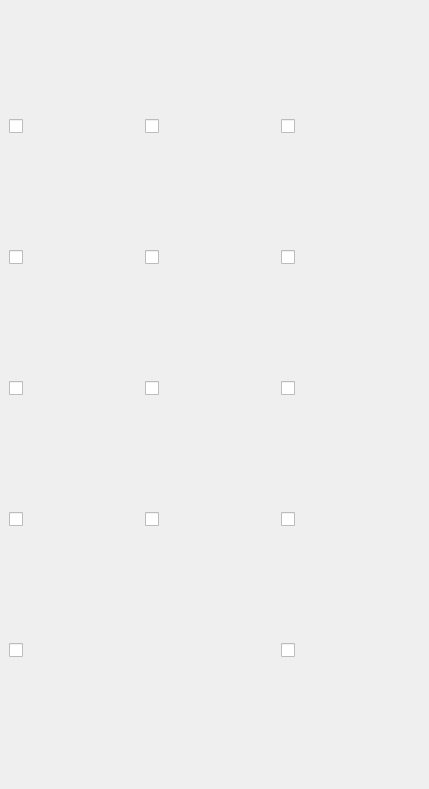
    <widget class="QWidget" name="Bags">
     <attribute name="title">
      <string>Шмотки</string>
     </attribute>
     <widget class="QFrame" name="Into_Frame_Item_5">
      <property name="geometry">
       <rect>
        <x>0</x>
        <y>0</y>
        <width>420</width>
        <height>780</height>
       </rect>
      </property>
      <layout class="QGridLayout" name="gridLayout_7">
       <item row="3" column="2">
        <widget class="QCheckBox" name="CheckBox_Things_6">
         <property name="font">
          <font>
           <pointsize>8</pointsize>
          </font>
         </property>
         <property name="text">
          <string/>
         </property>
         <property name="icon">
          <iconset>
           <normaloff>Pictures/Master's Morgana Cape.png</normaloff>Pictures/Master's Morgana Cape.png</iconset>
         </property>
         <property name="iconSize">
          <size>
           <width>95</width>
           <height>95</height>
          </size>
         </property>
         <property name="checkable">
          <bool>true</bool>
         </property>
        </widget>
       </item>
       <item row="4" column="0">
        <widget class="QCheckBox" name="CheckBox_Things_7">
         <property name="font">
          <font>
           <pointsize>8</pointsize>
          </font>
         </property>
         <property name="text">
          <string/>
         </property>
         <property name="icon">
          <iconset>
           <normaloff>Pictures/Master's Demon Cape.png</normaloff>Pictures/Master's Demon Cape.png</iconset>
         </property>
         <property name="iconSize">
          <size>
           <width>95</width>
           <height>95</height>
          </size>
         </property>
         <property name="checkable">
          <bool>true</bool>
         </property>
        </widget>
       </item>
       <item row="4" column="1">
        <widget class="QCheckBox" name="CheckBox_Things_8">
         <property name="font">
          <font>
           <pointsize>8</pointsize>
          </font>
         </property>
         <property name="text">
          <string/>
         </property>
         <property name="icon">
          <iconset>
           <normaloff>Pictures/Master's Undead Cape.png</normaloff>Pictures/Master's Undead Cape.png</iconset>
         </property>
         <property name="iconSize">
          <size>
           <width>95</width>
           <height>95</height>
          </size>
         </property>
         <property name="checkable">
          <bool>true</bool>
         </property>
        </widget>
       </item>
       <item row="3" column="1">
        <widget class="QCheckBox" name="CheckBox_Things_5">
         <property name="font">
          <font>
           <pointsize>8</pointsize>
          </font>
         </property>
         <property name="text">
          <string/>
         </property>
         <property name="icon">
          <iconset>
           <normaloff>Pictures/Master's Keeper Cape.png</normaloff>Pictures/Master's Keeper Cape.png</iconset>
         </property>
         <property name="iconSize">
          <size>
           <width>95</width>
           <height>95</height>
          </size>
         </property>
         <property name="checkable">
          <bool>true</bool>
         </property>
        </widget>
       </item>
       <item row="4" column="2">
        <widget class="QCheckBox" name="CheckBox_Things_9">
         <property name="font">
          <font>
           <pointsize>8</pointsize>
          </font>
         </property>
         <property name="text">
          <string/>
         </property>
         <property name="icon">
          <iconset>
           <normaloff>Pictures/Master's Caerleon Cape.png</normaloff>Pictures/Master's Caerleon Cape.png</iconset>
         </property>
         <property name="iconSize">
          <size>
           <width>95</width>
           <height>95</height>
          </size>
         </property>
         <property name="checkable">
          <bool>true</bool>
         </property>
        </widget>
       </item>
       <item row="3" column="0">
        <widget class="QCheckBox" name="CheckBox_Things_4">
         <property name="font">
          <font>
           <pointsize>8</pointsize>
          </font>
         </property>
         <property name="text">
          <string/>
         </property>
         <property name="icon">
          <iconset>
           <normaloff>Pictures/Master's Heretic Cape.png</normaloff>Pictures/Master's Heretic Cape.png</iconset>
         </property>
         <property name="iconSize">
          <size>
           <width>95</width>
           <height>95</height>
          </size>
         </property>
         <property name="checkable">
          <bool>true</bool>
         </property>
        </widget>
       </item>
       <item row="5" column="0">
        <widget class="QCheckBox" name="CheckBox_Things_10">
         <property name="font">
          <font>
           <pointsize>8</pointsize>
          </font>
         </property>
         <property name="text">
          <string/>
         </property>
         <property name="icon">
          <iconset>
           <normaloff>Pictures/Master's Fort Sterling Cape.png</normaloff>Pictures/Master's Fort Sterling Cape.png</iconset>
         </property>
         <property name="iconSize">
          <size>
           <width>95</width>
           <height>95</height>
          </size>
         </property>
         <property name="checkable">
          <bool>true</bool>
         </property>
        </widget>
       </item>
       <item row="1" column="1">
        <widget class="QCheckBox" name="CheckBox_Things_2">
         <property name="font">
          <font>
           <pointsize>8</pointsize>
          </font>
         </property>
         <property name="text">
          <string/>
         </property>
         <property name="icon">
          <iconset>
           <normaloff>Pictures/Master's Satchel of Insight@0.png</normaloff>Pictures/Master's Satchel of Insight@0.png</iconset>
         </property>
         <property name="iconSize">
          <size>
           <width>95</width>
           <height>95</height>
          </size>
         </property>
         <property name="checkable">
          <bool>true</bool>
         </property>
        </widget>
       </item>
       <item row="6" column="0">
        <widget class="QCheckBox" name="CheckBox_Things_13">
         <property name="font">
          <font>
           <pointsize>8</pointsize>
          </font>
         </property>
         <property name="text">
          <string/>
         </property>
         <property name="icon">
          <iconset>
           <normaloff>Pictures/Master's Martlock Cape.png</normaloff>Pictures/Master's Martlock Cape.png</iconset>
         </property>
         <property name="iconSize">
          <size>
           <width>95</width>
           <height>95</height>
          </size>
         </property>
         <property name="checkable">
          <bool>true</bool>
         </property>
        </widget>
       </item>
       <item row="1" column="2">
        <widget class="QCheckBox" name="CheckBox_Things_3">
         <property name="font">
          <font>
           <pointsize>8</pointsize>
          </font>
         </property>
         <property name="text">
          <string/>
         </property>
         <property name="icon">
          <iconset>
           <normaloff>Pictures/Master's Cape.png</normaloff>Pictures/Master's Cape.png</iconset>
         </property>
         <property name="iconSize">
          <size>
           <width>95</width>
           <height>95</height>
          </size>
         </property>
         <property name="checkable">
          <bool>true</bool>
         </property>
        </widget>
       </item>
       <item row="1" column="0">
        <widget class="QCheckBox" name="CheckBox_Things_1">
         <property name="font">
          <font>
           <pointsize>8</pointsize>
          </font>
         </property>
         <property name="text">
          <string/>
         </property>
         <property name="icon">
          <iconset>
           <normaloff>Pictures/Master's Bag.png</normaloff>Pictures/Master's Bag.png</iconset>
         </property>
         <property name="iconSize">
          <size>
           <width>95</width>
           <height>95</height>
          </size>
         </property>
         <property name="checkable">
          <bool>true</bool>
         </property>
        </widget>
       </item>
       <item row="6" column="2">
        <widget class="QCheckBox" name="CheckBox_Things_15">
         <property name="font">
          <font>
           <pointsize>8</pointsize>
          </font>
         </property>
         <property name="text">
          <string/>
         </property>
         <property name="icon">
          <iconset>
           <normaloff>Pictures/Master's Thetford Cape.png</normaloff>Pictures/Master's Thetford Cape.png</iconset>
         </property>
         <property name="iconSize">
          <size>
           <width>95</width>
           <height>95</height>
          </size>
         </property>
         <property name="checkable">
          <bool>true</bool>
         </property>
        </widget>
       </item>
       <item row="5" column="2">
        <widget class="QCheckBox" name="CheckBox_Things_12">
         <property name="font">
          <font>
           <pointsize>8</pointsize>
          </font>
         </property>
         <property name="text">
          <string/>
         </property>
         <property name="icon">
          <iconset>
           <normaloff>Pictures/Master's Bridgewatch Cape.png</normaloff>Pictures/Master's Bridgewatch Cape.png</iconset>
         </property>
         <property name="iconSize">
          <size>
           <width>95</width>
           <height>95</height>
          </size>
         </property>
         <property name="checkable">
          <bool>true</bool>
         </property>
        </widget>
       </item>
       <item row="5" column="1">
        <widget class="QCheckBox" name="CheckBox_Things_11">
         <property name="font">
          <font>
           <pointsize>8</pointsize>
          </font>
         </property>
         <property name="text">
          <string notr="true"/>
         </property>
         <property name="icon">
          <iconset>
           <normaloff>Pictures/Master's Lymhurst Cape.png</normaloff>Pictures/Master's Lymhurst Cape.png</iconset>
         </property>
         <property name="iconSize">
          <size>
           <width>95</width>
           <height>95</height>
          </size>
         </property>
         <property name="checkable">
          <bool>true</bool>
         </property>
        </widget>
       </item>
      </layout>
     </widget>
    </widget>
